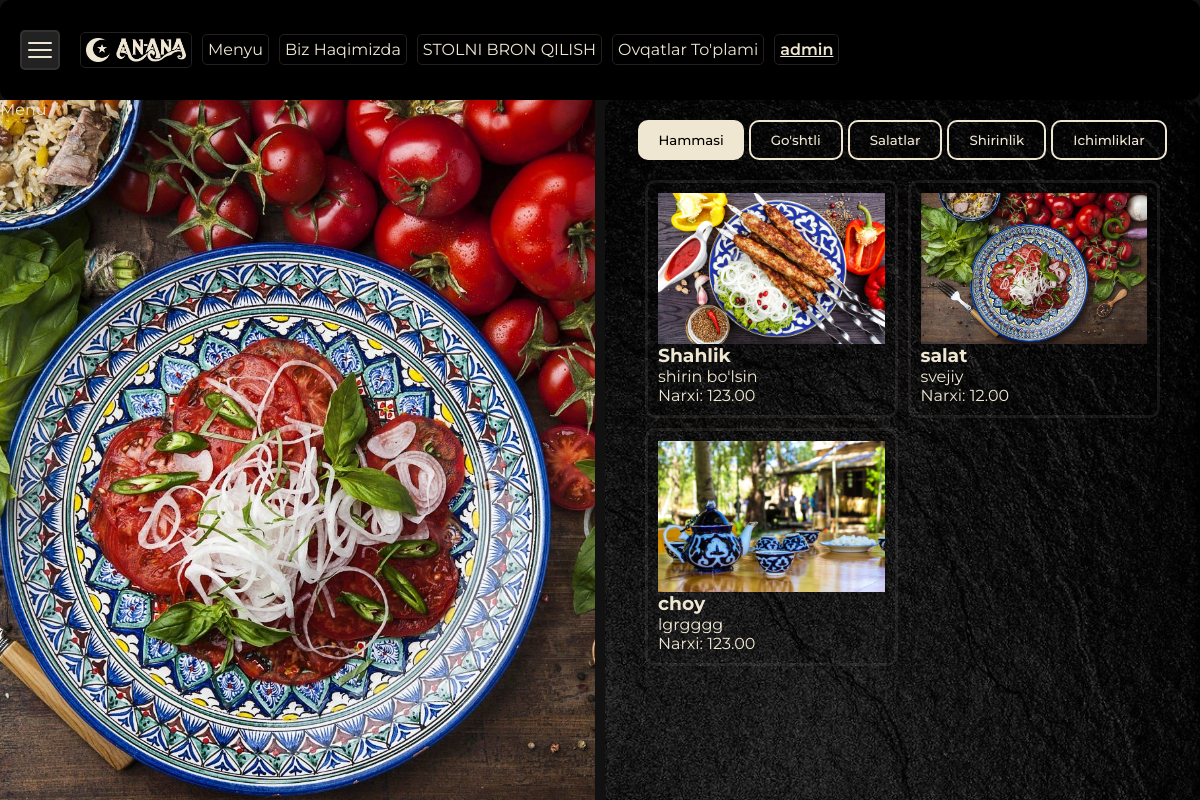
The page /menu_item/ (signed in) on the database its author committed.
### menu/models.py (models this page shows, shortened)
class MenuItem(models.Model):
    CHOICE_CATEGORY = [
        ('Hammasi','Hammasi'),
        ("Go'shtli","Go'shtli"),
        ('Salatlar','Salatlar'),
        ('Shirinlik','Shirinlik'),
        ('Ichimliklar','Ichimliklar')
    ]
    name = models.CharField(max_length=100)
    description = models.TextField()
    price = models.DecimalField(max_digits=5, decimal_places=2)
    available = models.BooleanField(default=True)
    category = models.CharField(max_length=15, choices=CHOICE_CATEGORY, default='Hammasi')
    image = models.ImageField(upload_to='media/', default='media/default.jpg')

### myproject/views.py (the view)
# urls.py: path('menu_item/', views.menu_item, name='menu_item'),
@login_required
def menu_item(request):
    menu_items = MenuItem.objects.all()
    context = {
        "menu_items":menu_items
    }
    return render(request, 'menu_item.html', {'context': context})

### templates/menu_item.html (shortened to what this page needs)
{% extends 'base.html' %}
{% load static %}
{% block css %}
  <link rel="stylesheet" href="{% static 'css/menu.css' %}" />
{% endblock %}
{% block content %}
  <div class="menu-main">
    <div class="left-2"><span class="text">Menu</span></div>
    <div class="right">
      <div class="buttons">
        <button class="filter-btn white-btn" data-category="all">Hammasi</button>
        <button class="filter-btn border-btn" data-category="Go'shtli">Go'shtli</button>
        <button class="filter-btn border-btn" data-category="Salatlar">Salatlar</button>
        <button class="filter-btn border-btn" data-category="Shirinlik">Shirinlik</button>
        <button class="filter-btn border-btn" data-category="Ichimliklar">Ichimliklar</button>
      </div>
      <div id="menu-items">
        {% for item in context.menu_items %}
          <div class="menu-item" data-category="{{ item.category }}">
            <img src="{{item.image.url}}" width="100%" alt="">
            <h3>{{ item.name }}</h3>
            <p>{{ item.description }}</p>
            <p>Narxi: {{ item.price }}</p>
          </div>
        {% endfor %}
      </div>
    </div>
  </div>
{% endblock %}

### templates/navbar.html
{% load static %}
<div class="menu-container">
  <div class="burger-menu" id="burgerMenu">
    <div class="bar"></div>
    <div class="bar"></div>
    <div class="bar"></div>
  </div>
  <div class="main-links">
    <a href="/homepage" class="qitchen"><img width="100" src="{% static 'images/anana.png' %}" alt=""></a>
    <a href="/menu_item">Menyu</a>
    <a href="/about">Biz Haqimizda</a>
    <a href="/menu/make_reservation">STOLNI BRON QILISH</a>
    {% if request.user.username == 'admin' %}
    <a href="{% url "menu_create" %}">Ovqatlar To'plami</a>
    {% endif %}
    <a class="user" href="{% url "profile" request.user.username %}">{{request.user.username}}</a>
  </div>
</div>

### static/css/navbar.css (style rules this page uses)
* { padding: 0; margin: 0; box-sizing: border-box; font-family: "Montserrat", sans-serif; color: #EFE7D2; }
a { text-decoration: none; }
button { cursor: pointer; }
.border-btn { padding: 10px 20px; background-color: transparent; color: #EFE7D2; border: 2px solid #EFE7D2; font-family: "Montserrat", sans-serif; border-radius: 10px; font-weight: 500; }
.white-btn { padding: 10px 20px; background-color: #EFE7D2; color: #000; font-family: "Montserrat", sans-serif; border-radius: 10px; font-weight: 500; border: none; outline: none; }
.menu-container { background-color: black; display: flex; align-items: center; padding: 10px; border-radius: 10px; color: snow; width: 100%; height: 100px; padding: 0 20px; font-family: "Montserrat", sans-serif; gap: 20px; }
.menu-container .burger-menu { width: 40px; cursor: pointer; display: flex; flex-direction: column; justify-content: center; align-items: center; background-color: #222; border-radius: 5px; height: 40px; gap: 5px; padding: 5px; border: 2px solid rgba(239, 231, 210, 0.0823529412); }
.menu-container .burger-menu .bar { height: 2px; width: 90%; background-color: #EFE7D2; border-radius: 2px; transition: all 0.3s ease; }
.menu-container .main-links { display: flex; align-items: center; justify-content: space-between; gap: 10px; }
.menu-container .main-links a { color: #EFE7D2; text-decoration: none; font-size: medium; border: 1px solid #222120; padding: 5px; border-radius: 5px; }
.menu-container .main-links a.qitchen { font-size: 35px; font-family: "Forum", serif; font-weight: 500; font-style: normal; }
.menu-container .main-links a.user { font-weight: 600; text-decoration: underline; }

### static/css/home.css (style rules this page uses)
* { padding: 0; margin: 0; box-sizing: border-box; font-family: "Montserrat", sans-serif; color: #EFE7D2; }
a { text-decoration: none; }
button { cursor: pointer; }
.border-btn { padding: 10px 20px; background-color: transparent; color: #EFE7D2; border: 2px solid #EFE7D2; font-family: "Montserrat", sans-serif; border-radius: 10px; font-weight: 500; }
.white-btn { padding: 10px 20px; background-color: #EFE7D2; color: #000; font-family: "Montserrat", sans-serif; border-radius: 10px; font-weight: 500; border: none; outline: none; }

### static/css/profile.css (style rules this page uses)
* { padding: 0; margin: 0; box-sizing: border-box; font-family: "Montserrat", sans-serif; color: #EFE7D2; }
a { text-decoration: none; }
button { cursor: pointer; }
.border-btn { padding: 10px 20px; background-color: transparent; color: #EFE7D2; border: 2px solid #EFE7D2; font-family: "Montserrat", sans-serif; border-radius: 10px; font-weight: 500; }
.white-btn { padding: 10px 20px; background-color: #EFE7D2; color: #000; font-family: "Montserrat", sans-serif; border-radius: 10px; font-weight: 500; border: none; outline: none; }

### static/css/menu.css (style rules this page uses)
* { padding: 0; margin: 0; box-sizing: border-box; font-family: "Montserrat", sans-serif; color: #EFE7D2; }
a { text-decoration: none; }
button { cursor: pointer; }
.border-btn { padding: 10px 20px; background-color: transparent; color: #EFE7D2; border: 2px solid #EFE7D2; font-family: "Montserrat", sans-serif; border-radius: 10px; font-weight: 500; }
.white-btn { padding: 10px 20px; background-color: #EFE7D2; color: #000; font-family: "Montserrat", sans-serif; border-radius: 10px; font-weight: 500; border: none; outline: none; }
.menu-main { display: grid; grid-template-columns: 1fr 1fr; height: 88vh; gap: 10px; }
.menu-main .right { background-image: url("../images/dark.jpg"); background-position: center; background-repeat: no-repeat; background-size: cover; background-blend-mode: darken; background-color: rgba(0, 0, 0, 0.5); border-radius: 10px; overflow: scroll; overflow-x: hidden; height: 100%; padding: 0 5vh; }
.menu-main .right .buttons { display: flex; justify-content: center; margin: 20px 0; gap: 5px; }
.menu-main .right #menu-items { display: grid; flex-direction: column; grid-template-columns: repeat(2, 1fr); gap: 10px; }
.menu-main .right #menu-items .menu-item { border: 3px solid rgba(239, 231, 210, 0.0823529412); border-radius: 10px; padding: 10px; color: #EFE7D2; font-family: "Montserrat", sans-serif; display: flex; flex-direction: column; justify-content: center; gap: 5px; }

### rows shown on the page
MenuItem: image (picture), name "Shahlik", description "shirin bo'lsin", price "123.00"
MenuItem: image (picture), name "salat", description "svejiy", price "12.00"
MenuItem: image (picture), name "choy", description "lgrgggg", price "123.00"

### other values the page prints
{{ request.user.username }} "admin"
